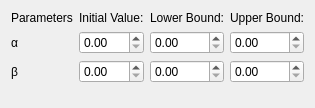
<?xml version="1.0" encoding="UTF-8"?>
<ui version="4.0">
 <class>TestParametersWidget2</class>
 <widget class="QWidget" name="TestParametersWidget2">
  <property name="geometry">
   <rect>
    <x>0</x>
    <y>0</y>
    <width>306</width>
    <height>108</height>
   </rect>
  </property>
  <property name="windowTitle">
   <string>Form</string>
  </property>
  <layout class="QGridLayout" name="gridLayout">
   <item row="0" column="0">
    <layout class="QGridLayout" name="widgetsLayout">
     <item row="0" column="0">
      <widget class="QLabel" name="label_Parameters_header">
       <property name="text">
        <string>Parameters</string>
       </property>
      </widget>
     </item>
     <item row="0" column="1">
      <widget class="QLabel" name="label_Initial_Value_header">
       <property name="text">
        <string>Initial Value:</string>
       </property>
      </widget>
     </item>
     <item row="0" column="2">
      <widget class="QLabel" name="label_Lower_Bound_header">
       <property name="text">
        <string>Lower Bound:</string>
       </property>
      </widget>
     </item>
     <item row="0" column="3">
      <widget class="QLabel" name="label_Upper_Bound_header">
       <property name="text">
        <string>Upper Bound:</string>
       </property>
      </widget>
     </item>
     <item row="1" column="0">
      <widget class="QLabel" name="label_alpha">
       <property name="text">
        <string>α</string>
       </property>
      </widget>
     </item>
     <item row="1" column="1">
      <widget class="QDoubleSpinBox" name="alpha_Initial_Value_spinBox"/>
     </item>
     <item row="1" column="2">
      <widget class="QDoubleSpinBox" name="alpha_Lower_Bound_spinBox"/>
     </item>
     <item row="1" column="3">
      <widget class="QDoubleSpinBox" name="alpha_Upper_Bound_spinBox"/>
     </item>
     <item row="2" column="0">
      <widget class="QLabel" name="label_beta">
       <property name="text">
        <string>β</string>
       </property>
      </widget>
     </item>
     <item row="2" column="1">
      <widget class="QDoubleSpinBox" name="beta_Initial_Value_spinBox"/>
     </item>
     <item row="2" column="2">
      <widget class="QDoubleSpinBox" name="beta_Lower_Bound_spinBox"/>
     </item>
     <item row="2" column="3">
      <widget class="QDoubleSpinBox" name="beta_Upper_Bound_spinBox"/>
     </item>
    </layout>
   </item>
   <item row="1" column="0">
    <spacer name="verticalSpacer">
     <property name="orientation">
      <enum>Qt::Vertical</enum>
     </property>
     <property name="sizeHint" stdset="0">
      <size>
       <width>20</width>
       <height>3</height>
      </size>
     </property>
    </spacer>
   </item>
  </layout>
 </widget>
 <resources/>
 <connections/>
</ui>
